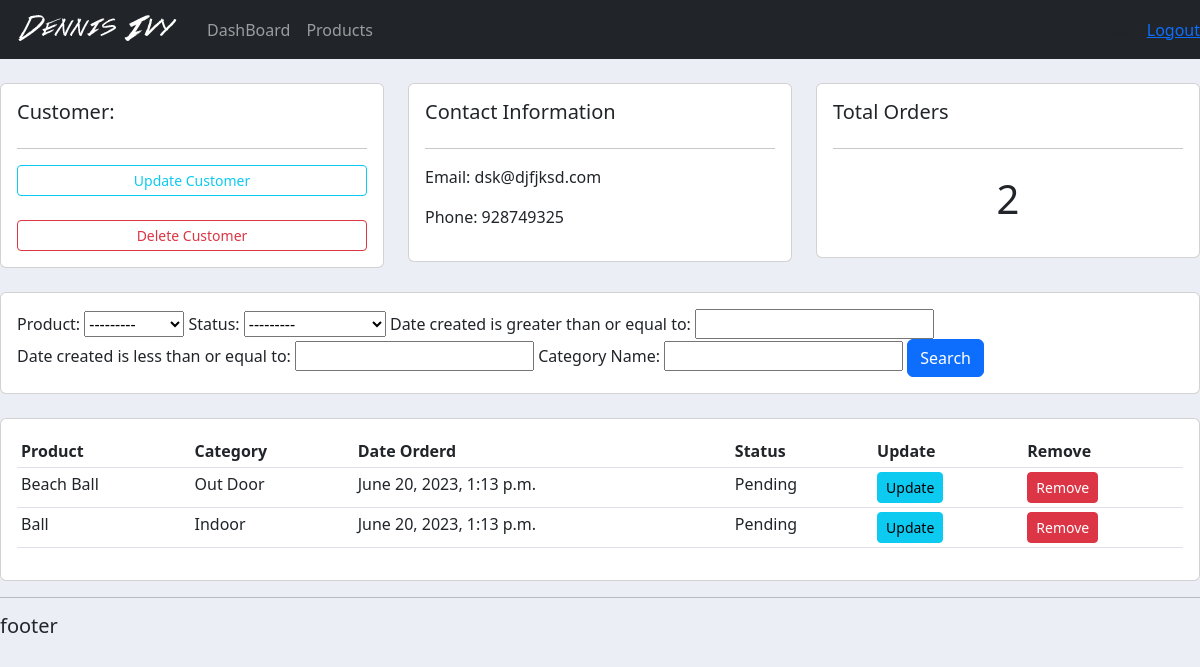
The page /customer/2/ (signed in) on the database its author committed.
### accounts/models.py (models this page shows, shortened)
class Customer(models.Model):
    name = models.CharField(max_length=200, null=True)
    phone = models.CharField(max_length=20, null=True)
    email = models.CharField(max_length=200, null=True)
    date_created = models.DateTimeField(auto_now_add=True)

class Order(models.Model):
    STATUS = (
        ('Pending', 'Pending'),
        ('Out for Delivery', 'Out for Delivery'),
        ('Delivered', 'Delivered'),
    )
    customer = models.ForeignKey(
        Customer, null=True, on_delete=models.SET_NULL)
    product = models.ForeignKey(Product, null=True, on_delete=models.SET_NULL)
    date_created = models.DateTimeField(auto_now_add=True)
    status = models.CharField(max_length=200, null=True, choices=STATUS)

class Product(models.Model):
    CATEGORY = (
        ('Indoor', 'Indoor'),
        ('Out Door', 'Out Door'),
    )
    name = models.CharField(max_length=200, null=True)
    price = models.CharField(max_length=200, null=True)
    category = models.CharField(max_length=200, null=True, choices=CATEGORY)
    description = models.CharField(max_length=200, null=True)
    date_created = models.DateTimeField(auto_now_add=True)
    tags = models.ManyToManyField(Tag)
    def __str__(self):
        return self.name

### accounts/views.py (the view)
# urls.py: path('customer/<str:pk>/', views.customer, name='customer'),
@login_required(login_url='login')
def customer(request, pk):
    customer = Customer.objects.get(id=pk)
    orders = customer.order_set.all()
    order_count = orders.count()
    Order_Filter = OrderFilter(request.GET, queryset=orders)
    orders = Order_Filter.qs
    context = {'customer': customer,
               'orders': orders, 'order_count': order_count, 'Order_Filter': Order_Filter}
    return render(request, 'accounts/customer.html', context)

### accounts/templates/accounts/customer.html
{% extends 'accounts/main.html' %} {% block content %}
<br />
<div class="row">
  <div class="col-md">
    <div class="card card-body">
      <h5>Customer:</h5>
      <hr />
      <a class="btn btn-outline-info btn-sm btn-block" href=""
        >Update Customer</a
      >
      <br />
      <a class="btn btn-outline-danger btn-sm btn-block" href=""
        >Delete Customer</a
      >
    </div>
  </div>
  <div class="col-md">
    <div class="card card-body">
      <h5>Contact Information</h5>
      <hr />
      <p>Email: {{customer.email}}</p>
      <p>Phone: {{customer.phone}}</p>
    </div>
  </div>
  <div class="col-md">
    <div class="card card-body">
      <h5>Total Orders</h5>
      <hr />
      <h1 style="text-align: center; padding: 10px">{{order_count}}</h1>
    </div>
  </div>
</div>
<br />
<div class="row">
  <div class="col">
    <div class="card card-body">
      <form method="get">
        {{Order_Filter.form}}
        <button class="btn btn-primary" type="submit">Search</button>
      </form>
    </div>
  </div>
</div>
<br />
<div class="row">
  <div class="col-md">
    <div class="card card-body">
      <table class="table table-sm">
        <tr>
          <th>Product</th>
          <th>Category</th>
          <th>Date Orderd</th>
          <th>Status</th>
          <th>Update</th>
          <th>Remove</th>
        </tr>
        {%for order in orders%}
          <tr>
            <td>{{order.product}}</td>
            <td>{{order.product.category}}</td>
            <td>{{order.date_created}}</td>
            <td>{{order.status}}</td>
            <td><a href="{%url 'update_order' order.id %}" class="btn btn-sm btn-info">Update</a></td>
            <td><a href="{%url 'delete_order' order.id %}" class="btn btn-sm btn-danger">Remove</a></td>
          </tr>
        {%endfor%}
      </table>
    </div>
  </div>
</div>
{% endblock %}

### static/css/main.css (style rules this page uses)
body { background-color: #ebeff5; }

### rows shown on the page
Customer: email "dsk@djfjksd.com", phone "928749325"
Order: product "Beach Ball", product.category "Out Door", date_created "June 20, 2023, 1:13 p.m.", status "Pending"
Order: product "Ball", product.category "Indoor", date_created "June 20, 2023, 1:13 p.m.", status "Pending"

### other values the page prints
{{ order_count }} "2"
